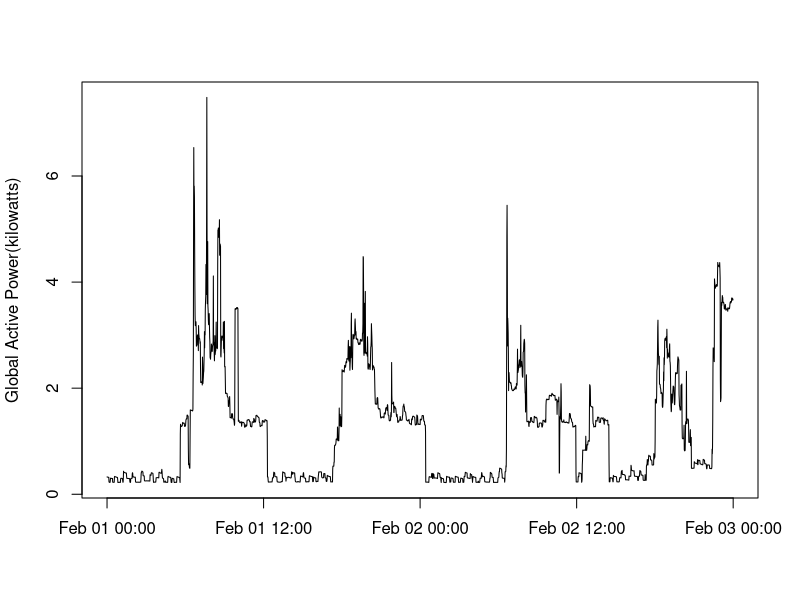

Write the R code that produced this figure.
setwd("/home/nitin/Documents/ebooks/Onlinecourses/ExploratoryDataAnalysis/Project1")
##data <- read.csv("household_power_consumption.txt",header = TRUE,sep=";")

##Executed from unix shell to filter records. 
##The command below creates a file with records from feb month and date 1 and 2
##grep '^[1|2]\/2\/2007' household_power_consumption.txt > myfile.txt

data <- read.csv("myfile.txt",header = TRUE,sep=";")

## Append a new column : datetime which contains concatenated date and time.
data$datetime <- paste(data$Date,data$Time,sep=' ')

## Convert the newly added field to datetime.
data[,"datetime"] <- as.POSIXct(strptime(data[,"datetime"],format="%d/%m/%Y %H:%M:%S"))


## Generate Plot 2
png("Plot2.png")
plot(data$datetime,data$Global_active_power, type="l", xlab = "" ,ylab = "Global Active Power(kilowatts)")
dev.off()